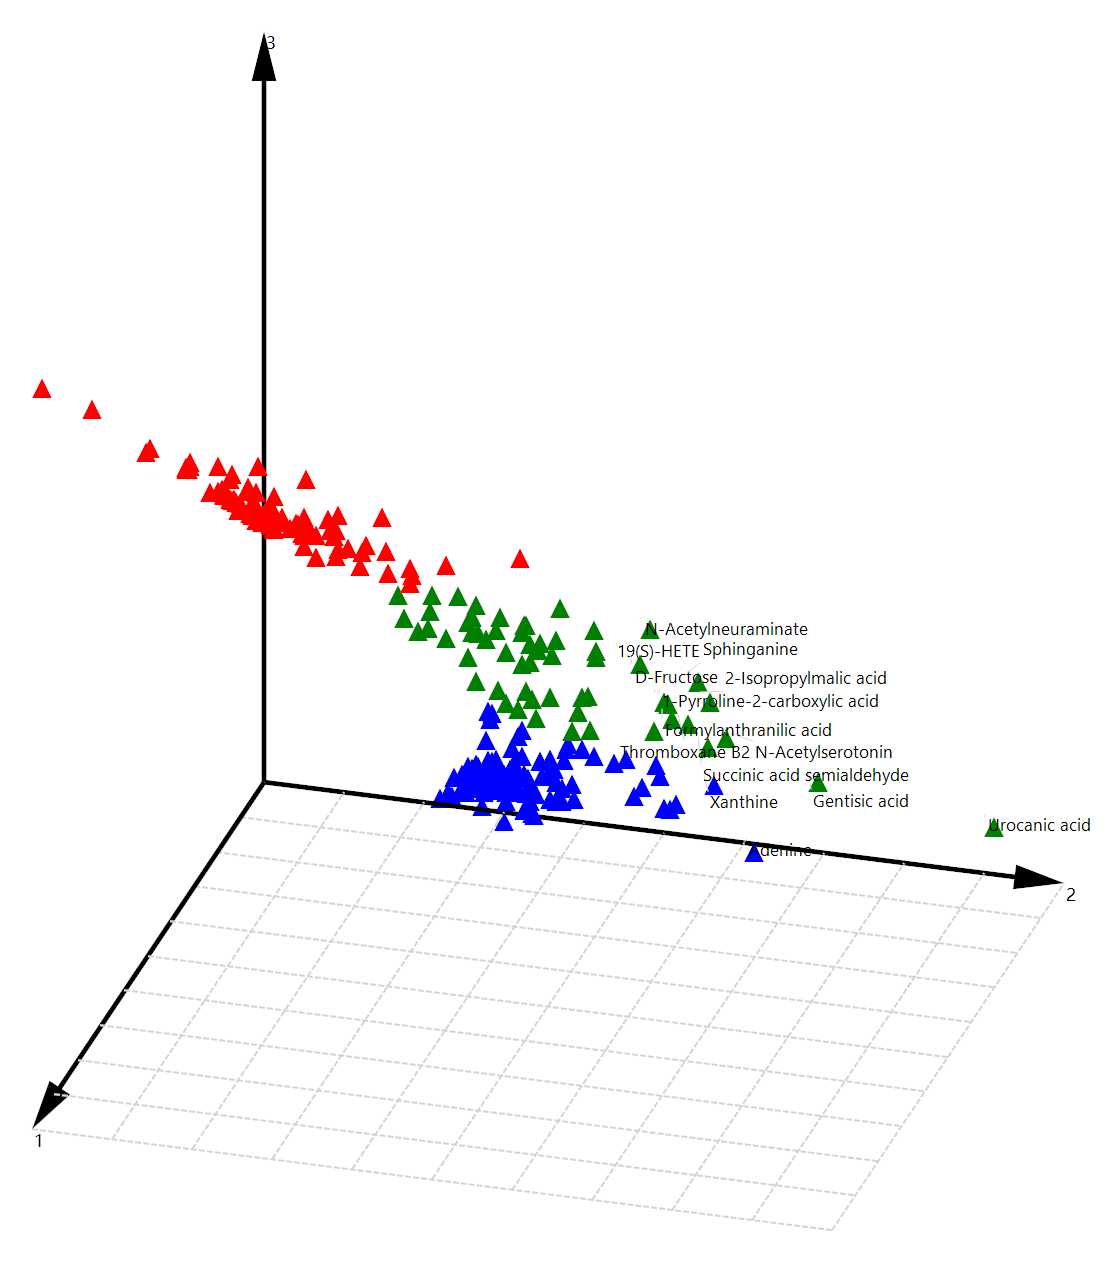

Reproduce this figure in R.
imports "visualkit.plots" from "visualkit";
imports ["geneExpression", "sampleInfo"] from "phenotype_kit";

setwd(!script$dir);

let expr0 = read.csv("msms_Intensity.csv", row_names = 1);

expr0[, "mz"] = NULL;
expr0[, "rt"] = NULL;

print("we have all sample labels:");
print(colnames(expr0));

let patterns = expr0
:> load.expr
:> relative
:> expression.cmeans3D(fuzzification = 3, threshold = 1)
;

print("view patterns result:");
print(patterns);

patterns
:> plot.cmeans3D(size = [6000, 5000], colorSet = "red,blue,green", viewDistance = 60000, qDisplay = 0.95)
:> save.graphics(file = "./cmeans3D.png")
;

patterns
:> cmeans_matrix(kmeans_n = 5)
:> write.csv(file = "./cmeans3D.csv")
;
